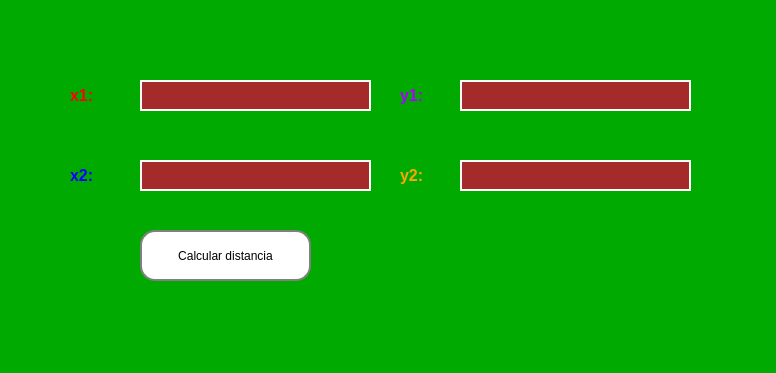
<?xml version="1.0" encoding="UTF-8"?>
<ui version="4.0">
 <class>MainWindow</class>
 <widget class="QMainWindow" name="MainWindow">
  <property name="geometry">
   <rect>
    <x>0</x>
    <y>0</y>
    <width>776</width>
    <height>373</height>
   </rect>
  </property>
  <property name="windowTitle">
   <string>MainWindow</string>
  </property>
  <property name="styleSheet">
   <string notr="true">background-color: rgb(0, 170, 0);</string>
  </property>
  <widget class="QWidget" name="centralwidget">
   <widget class="QLabel" name="xd1">
    <property name="geometry">
     <rect>
      <x>70</x>
      <y>80</y>
      <width>71</width>
      <height>31</height>
     </rect>
    </property>
    <property name="styleSheet">
     <string notr="true">QLabel {
    color: red;
    font-size: 20px;
}</string>
    </property>
    <property name="text">
     <string>&lt;html&gt;&lt;head/&gt;&lt;body&gt;&lt;p&gt;&lt;span style=&quot; font-size:12pt; font-weight:600;&quot;&gt;x1:&lt;/span&gt;&lt;/p&gt;&lt;/body&gt;&lt;/html&gt;</string>
    </property>
   </widget>
   <widget class="QLabel" name="xd2">
    <property name="geometry">
     <rect>
      <x>400</x>
      <y>80</y>
      <width>61</width>
      <height>31</height>
     </rect>
    </property>
    <property name="styleSheet">
     <string notr="true">QLabel {
    color: purple;
    font-size: 20px;
}</string>
    </property>
    <property name="text">
     <string>&lt;html&gt;&lt;head/&gt;&lt;body&gt;&lt;p&gt;&lt;span style=&quot; font-size:12pt; font-weight:600; color:#aa00ff;&quot;&gt;y1:&lt;/span&gt;&lt;/p&gt;&lt;/body&gt;&lt;/html&gt;</string>
    </property>
   </widget>
   <widget class="QLabel" name="xd3">
    <property name="geometry">
     <rect>
      <x>70</x>
      <y>150</y>
      <width>61</width>
      <height>51</height>
     </rect>
    </property>
    <property name="styleSheet">
     <string notr="true">QLabel {
    color: blue;
    font-size: 20px;
}</string>
    </property>
    <property name="text">
     <string>&lt;html&gt;&lt;head/&gt;&lt;body&gt;&lt;p&gt;&lt;span style=&quot; font-size:12pt; font-weight:600;&quot;&gt;x2:&lt;/span&gt;&lt;/p&gt;&lt;/body&gt;&lt;/html&gt;</string>
    </property>
   </widget>
   <widget class="QLabel" name="xd4">
    <property name="geometry">
     <rect>
      <x>400</x>
      <y>160</y>
      <width>71</width>
      <height>31</height>
     </rect>
    </property>
    <property name="styleSheet">
     <string notr="true">QLabel {
    color: orange;
    font-size: 20px;
}</string>
    </property>
    <property name="text">
     <string>&lt;html&gt;&lt;head/&gt;&lt;body&gt;&lt;p&gt;&lt;span style=&quot; font-size:12pt; font-weight:600;&quot;&gt;y2:&lt;/span&gt;&lt;/p&gt;&lt;/body&gt;&lt;/html&gt;</string>
    </property>
   </widget>
   <widget class="QLineEdit" name="txt_x1">
    <property name="geometry">
     <rect>
      <x>460</x>
      <y>80</y>
      <width>231</width>
      <height>31</height>
     </rect>
    </property>
    <property name="styleSheet">
     <string notr="true">
    background-color: brown;
    border: 2px solid white;
    color: Black;
</string>
    </property>
   </widget>
   <widget class="QLineEdit" name="txt_y1">
    <property name="geometry">
     <rect>
      <x>140</x>
      <y>80</y>
      <width>231</width>
      <height>31</height>
     </rect>
    </property>
    <property name="styleSheet">
     <string notr="true">
    background-color: brown;
    border: 2px solid white;
    color: Black;

</string>
    </property>
   </widget>
   <widget class="QLineEdit" name="txt_x2">
    <property name="geometry">
     <rect>
      <x>140</x>
      <y>160</y>
      <width>231</width>
      <height>31</height>
     </rect>
    </property>
    <property name="styleSheet">
     <string notr="true">
    background-color: brown;
    border: 2px solid white;
    color: Black;
</string>
    </property>
   </widget>
   <widget class="QLineEdit" name="txt_y2">
    <property name="geometry">
     <rect>
      <x>460</x>
      <y>160</y>
      <width>231</width>
      <height>31</height>
     </rect>
    </property>
    <property name="styleSheet">
     <string notr="true">
    background-color: brown;
    border: 2px solid white;
    color: Black;
</string>
    </property>
   </widget>
   <widget class="QPushButton" name="btn_calcular">
    <property name="geometry">
     <rect>
      <x>140</x>
      <y>230</y>
      <width>171</width>
      <height>51</height>
     </rect>
    </property>
    <property name="styleSheet">
     <string notr="true">QPushButton {
    background-color: white;
    border: 2px solid grey;
    color: black;
border-radius: 15px;
}</string>
    </property>
    <property name="text">
     <string>Calcular distancia</string>
    </property>
   </widget>
  </widget>
  <widget class="QMenuBar" name="menubar">
   <property name="geometry">
    <rect>
     <x>0</x>
     <y>0</y>
     <width>776</width>
     <height>26</height>
    </rect>
   </property>
  </widget>
  <widget class="QStatusBar" name="statusbar"/>
 </widget>
 <resources/>
 <connections/>
</ui>
